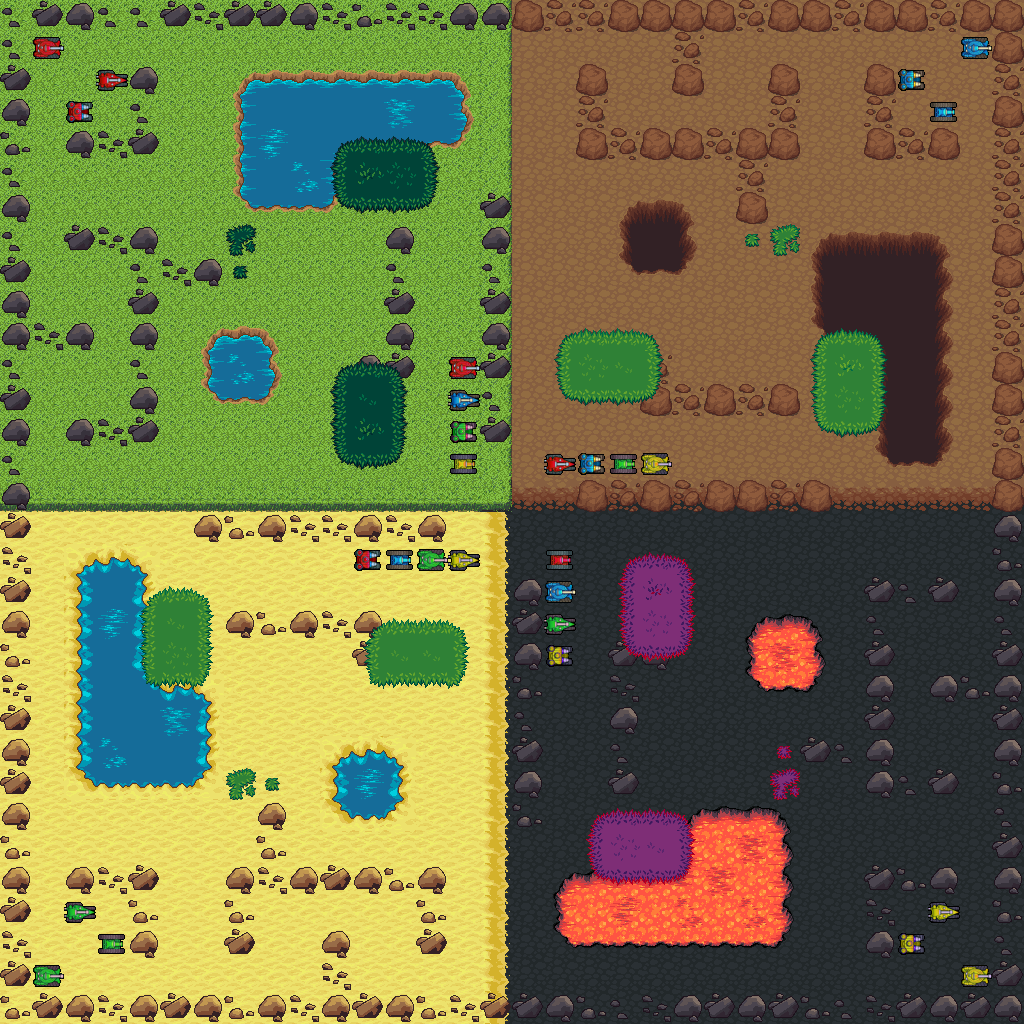

Rendered tile map (Tiled .tmx) drawn with the repository's tilesets; below, a short description and the map source with its tile grids summarised:
An orthogonal 32x32 tile map with 32x32 px tiles, 6 tile layers (back, base, water, rock, ...).

<map version="1.0" orientation="orthogonal" renderorder="right-down" width="32" height="32" tilewidth="32" tileheight="32" nextobjectid="1">
 <properties>
  <property name="id" value="2" />
  <property name="name" value="Fourbase" />
  <property name="players" value="4" />
  <property name="start_pos_1" value="1,1;3,2;2,3" />
  <property name="start_pos_2" value="30,1;28,2;29,3" />
  <property name="start_pos_3" value="2,28;3,29;1,30" />
  <property name="start_pos_4" value="28,29;29,28;30,30" />
  <property name="version" value="1" />
 </properties>
 <tileset firstgid="1" name="palette" tilewidth="32" tileheight="32" tilecount="567" columns="21">
  <image source="../palette.png" width="672" height="864" />
 </tileset>
 <layer name="back" width="32" height="32">
  <properties>
   <property name="cleardrive" value="true" />
   <property name="clearshot" value="true" />
  </properties>
  <data>[1024 cells, 63 non-empty, 3 distinct tile ids]</data>
 </layer>
 <layer name="base" width="32" height="32">
  <properties>
   <property name="cleardrive" value="true" />
   <property name="clearshot" value="true" />
  </properties>
  <data>[1024 cells, 1024 non-empty, 9 distinct tile ids]</data>
 </layer>
 <layer name="water" width="32" height="32">
  <properties>
   <property name="cleardrive" value="false" />
   <property name="clearshot" value="true" />
  </properties>
  <data>[1024 cells, 164 non-empty, 47 distinct tile ids]</data>
 </layer>
 <layer name="rock" width="32" height="32">
  <properties>
   <property name="cleardrive" value="false" />
   <property name="clearshot" value="false" />
  </properties>
  <data>[1024 cells, 261 non-empty, 13 distinct tile ids]</data>
 </layer>
 <layer name="tanks" width="32" height="32">
  <data>[1024 cells, 28 non-empty, 16 distinct tile ids]</data>
 </layer>
 <layer name="foliage" width="32" height="32">
  <properties>
   <property name="cleardrive" value="true" />
   <property name="clearshot" value="false" />
  </properties>
  <data>[1024 cells, 104 non-empty, 47 distinct tile ids]</data>
 </layer>
</map>